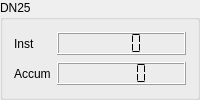
      <widget class="QGroupBox" name="gBox_StdDN25">
       <property name="title">
        <string>DN25</string>
       </property>
       <layout class="QGridLayout" name="gridLayout_11">
        <item row="0" column="0">
         <widget class="QLabel" name="label_10">
          <property name="sizePolicy">
           <sizepolicy hsizetype="Fixed" vsizetype="Preferred">
            <horstretch>0</horstretch>
            <verstretch>0</verstretch>
           </sizepolicy>
          </property>
          <property name="minimumSize">
           <size>
            <width>30</width>
            <height>20</height>
           </size>
          </property>
          <property name="text">
           <string>Inst</string>
          </property>
         </widget>
        </item>
        <item row="0" column="1">
         <widget class="QLCDNumber" name="lcdInstStdMeter_25">
          <property name="sizePolicy">
           <sizepolicy hsizetype="Preferred" vsizetype="Fixed">
            <horstretch>0</horstretch>
            <verstretch>0</verstretch>
           </sizepolicy>
          </property>
          <property name="minimumSize">
           <size>
            <width>40</width>
            <height>0</height>
           </size>
          </property>
          <property name="numDigits">
           <number>4</number>
          </property>
          <property name="segmentStyle">
           <enum>QLCDNumber::Flat</enum>
          </property>
         </widget>
        </item>
        <item row="1" column="0">
         <widget class="QLabel" name="label_12">
          <property name="sizePolicy">
           <sizepolicy hsizetype="Fixed" vsizetype="Preferred">
            <horstretch>0</horstretch>
            <verstretch>0</verstretch>
           </sizepolicy>
          </property>
          <property name="minimumSize">
           <size>
            <width>30</width>
            <height>20</height>
           </size>
          </property>
          <property name="text">
           <string>Accum</string>
          </property>
         </widget>
        </item>
        <item row="1" column="1">
         <widget class="QLCDNumber" name="lcdAccumStdMeter_25">
          <property name="sizePolicy">
           <sizepolicy hsizetype="Preferred" vsizetype="Fixed">
            <horstretch>0</horstretch>
            <verstretch>0</verstretch>
           </sizepolicy>
          </property>
          <property name="minimumSize">
           <size>
            <width>40</width>
            <height>0</height>
           </size>
          </property>
          <property name="numDigits">
           <number>5</number>
          </property>
          <property name="segmentStyle">
           <enum>QLCDNumber::Flat</enum>
          </property>
         </widget>
        </item>
       </layout>
       <zorder>lcdAccumStdMeter_25</zorder>
       <zorder>lcdInstStdMeter_25</zorder>
       <zorder>label_10</zorder>
       <zorder>label_12</zorder>
      </widget>
